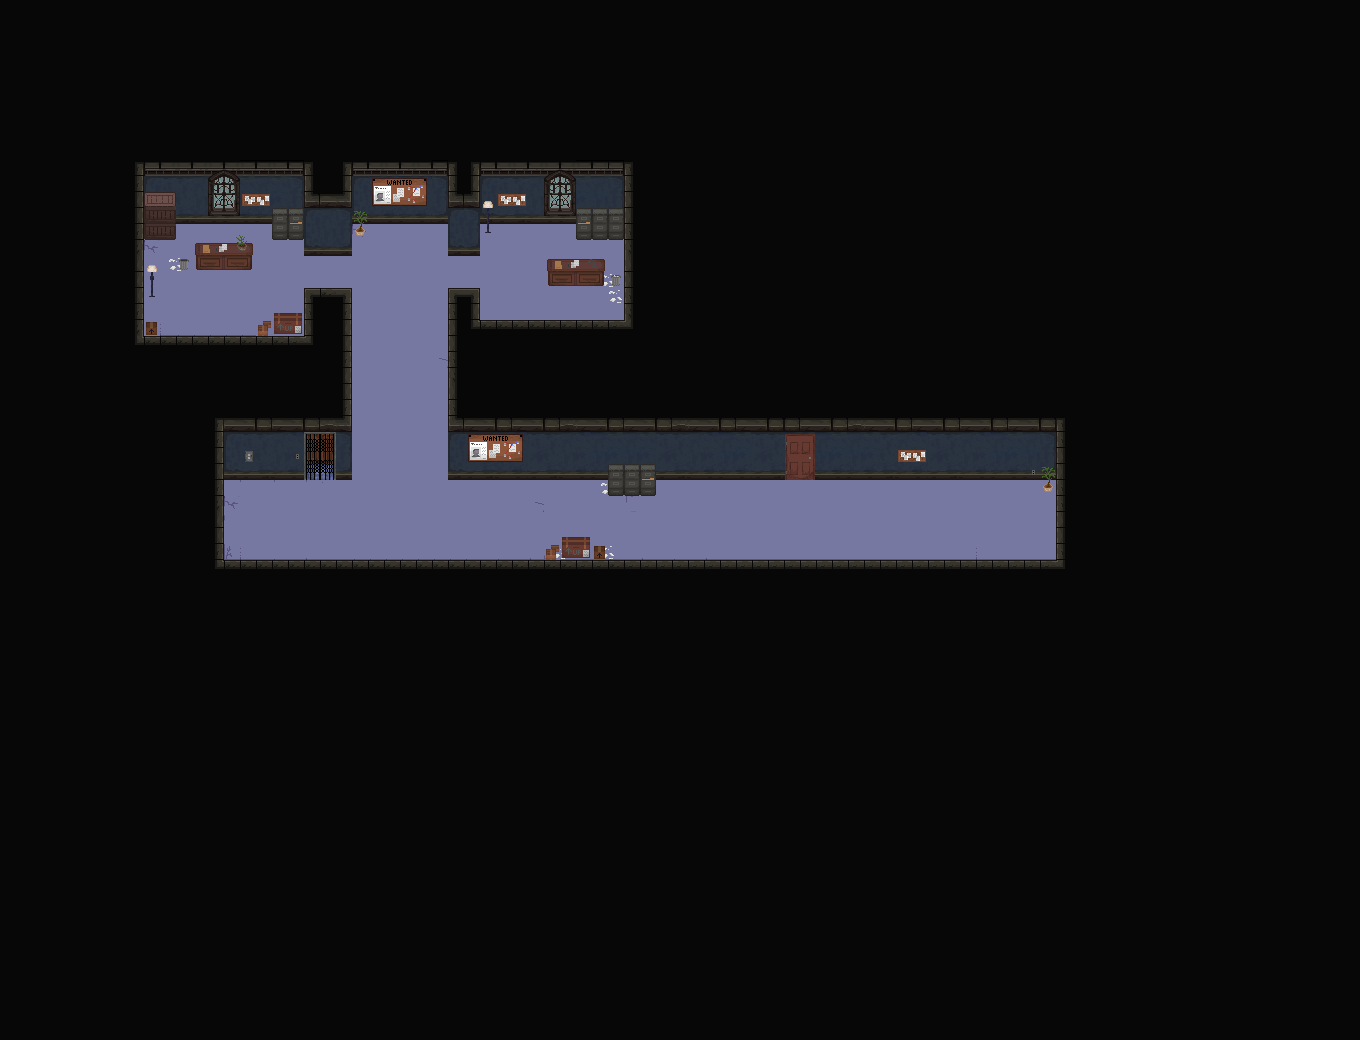

The image is a tile-based game level rendered from a .tmx file. Its description and source (layers, tilesets, objects; grid data summarised) follow:
An orthogonal 85x65 tile map with 16x16 px tiles, 5 tile layers (Floor, FloorItems, Background, Midground, ...).

<map version="1.8" tiledversion="1.8.6" orientation="orthogonal" renderorder="right-down" width="85" height="65" tilewidth="16" tileheight="16" infinite="0" nextlayerid="7" nextobjectid="1">
 <tileset firstgid="1" source="Indoor Tileset.tsx" />
 <layer id="4" name="Floor" width="85" height="65">
  <data>[5525 cells, 803 non-empty, 94 distinct tile ids]</data>
 </layer>
 <layer id="6" name="FloorItems" width="85" height="65">
  <data>[5525 cells, 310 non-empty, 58 distinct tile ids]</data>
 </layer>
 <layer id="1" name="Background" width="85" height="65">
  <data>[5525 cells, 4845 non-empty, 135 distinct tile ids]</data>
 </layer>
 <layer id="2" name="Midground" width="85" height="65">
  <data>[5525 cells, 427 non-empty, 106 distinct tile ids]</data>
 </layer>
 <layer id="3" name="Foreground" width="85" height="65">
  <data>[5525 cells, 381 non-empty, 77 distinct tile ids]</data>
 </layer>
</map>